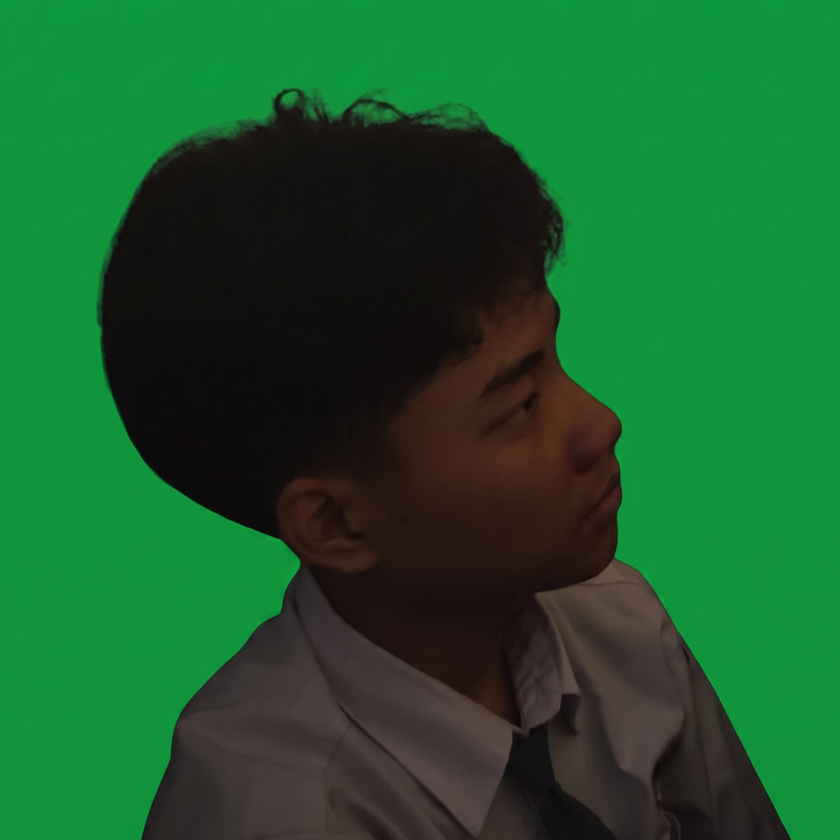
#> input picture green-tea/profile.png, 840 x 840 px, shrunk from 1732 x 1732 before the run
$ python main.py
#> lines starting #> are read from the running program, lines starting #| are printed output that depends on the picture; after the words box and inside, x2 and y2 are one past the last pixel; in counts of white or black regions, pixels touching at a corner belong together
import matplotlib.pyplot as plt
import numpy as np

# 1. Load gambar objek dengan green screen
img_main = plt.imread('profile.png')
#> img_main is the input picture: shape (840, 840, 4) float32; mean R, G, B, A 0.103, 0.365, 0.178, 1

# Pastikan skala gambar berada di rentang 0-255 (Integer)
if img_main.max() <= 1.0:
    img_main = (img_main * 255).astype(np.uint8)

# SOLUSI DI SINI:
# Jika gambar memiliki 4 channel (RGBA), kita buang channel terakhirnya pakai slicing
# Kita cuma ambil baris (:), kolom (:), dan channel index 0 sampai 2 (0:3)
if img_main.shape[2] == 4:
    img_main = img_main[:, :, 0:3]
#> img_main: shape (840, 840, 3)

# 2. Definisikan warna baru dari kode heksadesimal #a5aa44 (RGB)
warna_baru = np.array([165, 170, 68], dtype=np.uint8)

# 3. Deteksi area hijau (Filtering / Masking)
is_green = (img_main[:, :, 1] > 100) & (img_main[:, :, 0] < 100)
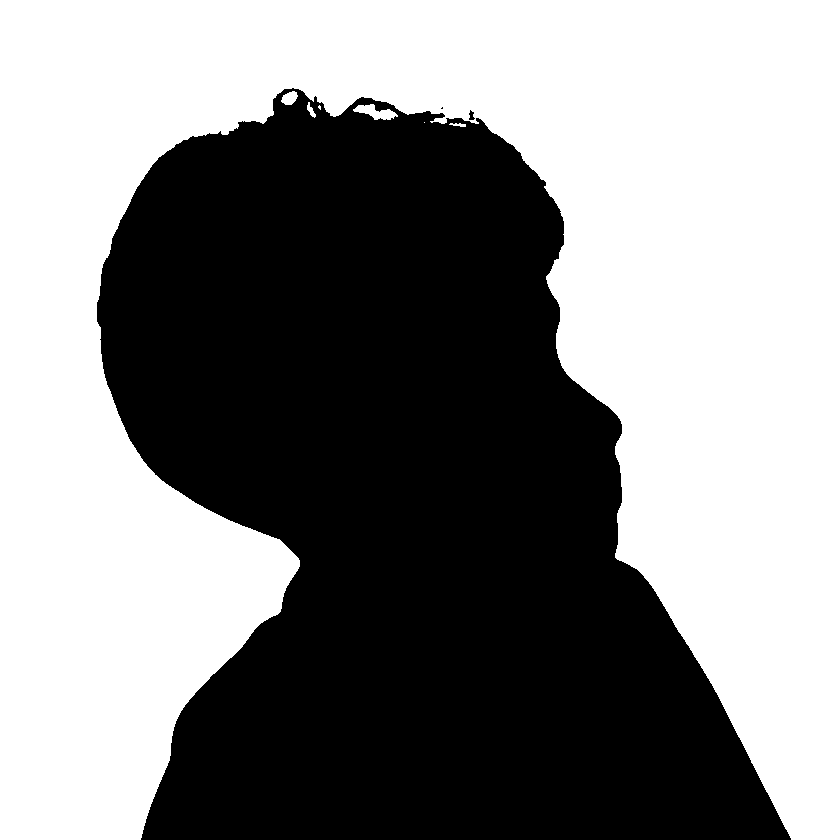
#> is_green: shape (840, 840) bool; 52.8% white; 3 black regions (1 under 20 px), largest, box (x1, y1, x2, y2) and area: (97, 88, 791, 840) 332811, (469, 110, 475, 120) 37

# 4. Buat kanvas baru untuk hasil akhir
img_result = img_main.copy()

# Aksi A: Ubah background (yang berwarna hijau) menjadi warna #a5aa44
img_result[is_green] = warna_baru
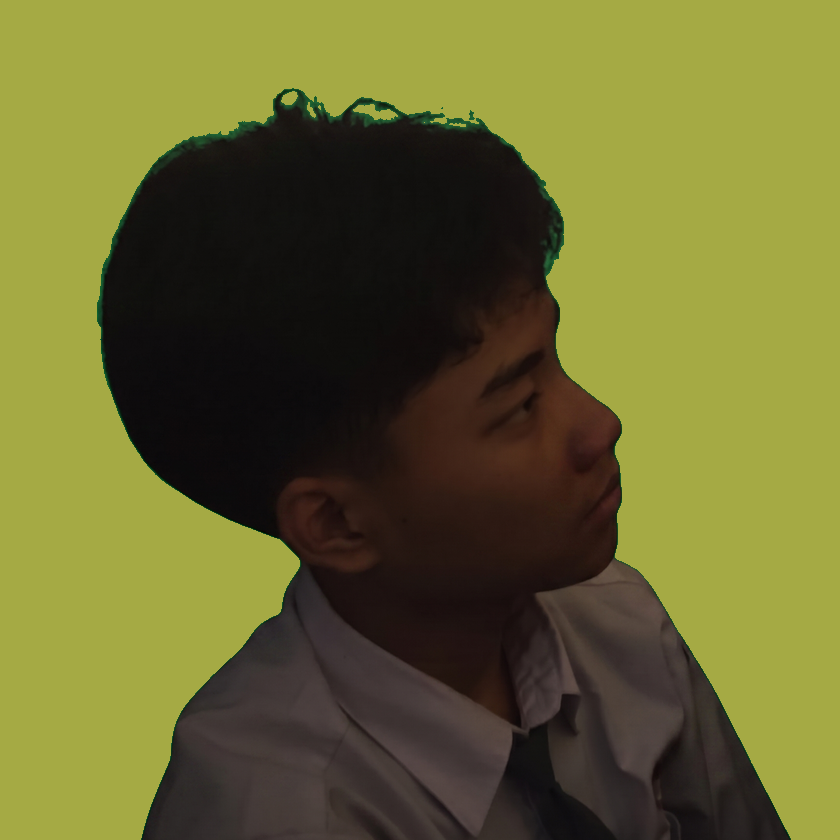
#> img_result: shape (840, 840, 3); mean R, G, B 105.5, 104.4, 48.7

# Aksi B: Ubah objek utamanya (yang BUKAN hijau) menjadi HITAM pekat
img_result[~is_green] = [0, 0, 0]
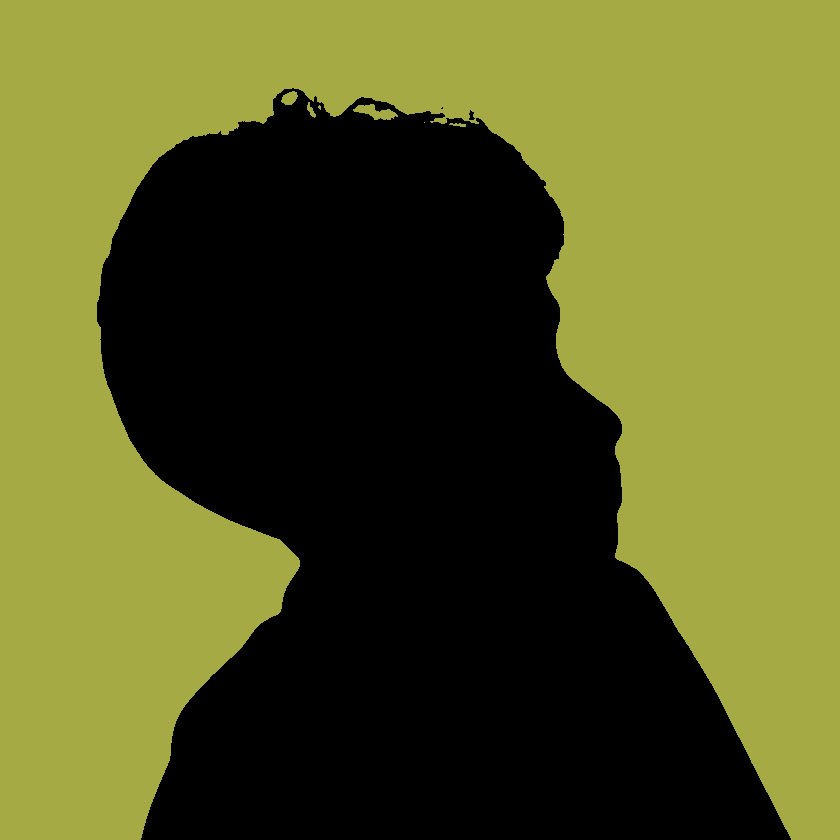
#> img_result: shape (840, 840, 3); mean R, G, B 87.2, 89.8, 35.9

# 5. Tampilkan Hasil Siluet
plt.figure(figsize=(8, 8))
plt.imshow(img_result)
plt.axis('off')
plt.show()
